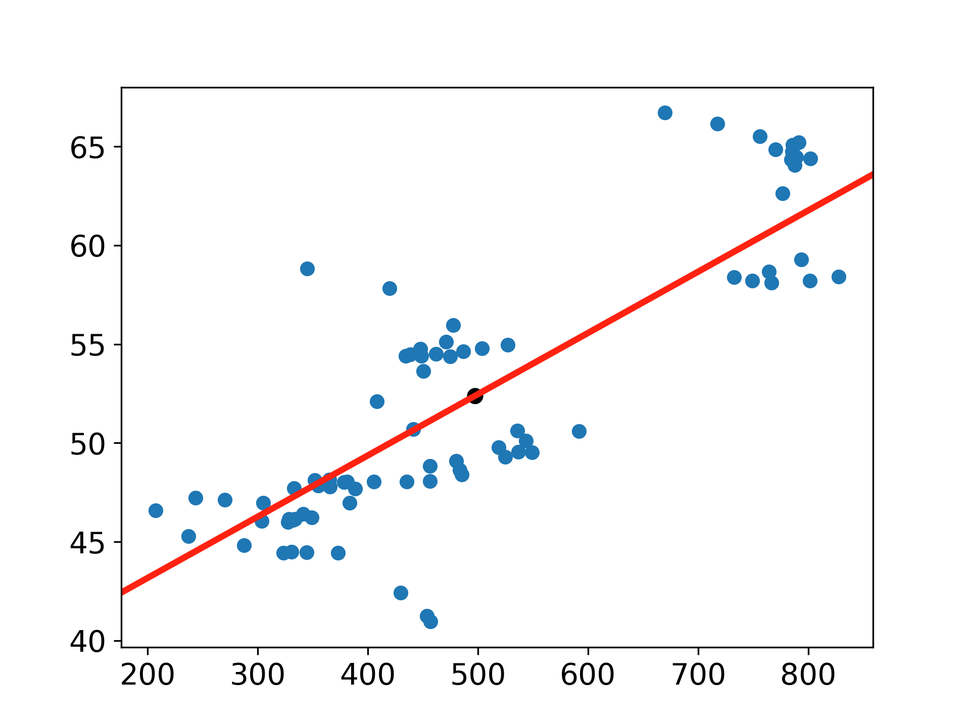
#> input picture math_work/regression_fig.png, 970 x 727 px, shrunk from 1920 x 1440 before the run
$ python -i 3.py   (imports and definitions only)
#> lines starting #> are read from the running program, lines starting #| are printed output that depends on the picture
from matplotlib import pyplot as plt
from matplotlib import rcParams
from numpy import array, linspace
from numpy import dot
from numpy import set_printoptions
from csv import reader
from pathlib import Path
from sys import path
from pandas import read_csv
from datetime import datetime, date, timedelta
from dateutil import parser
from dateutil.relativedelta import relativedelta
from pprint import pprint

rcParams['toolbar'] = 'None'
rcParams['font.size'] = 14
rcParams['axes.titlesize'] = 18
# [1 line not run here, left out]

# Абсолютный путь к файлу с хранящимиси данными
data_path = Path(path[0]) / 'urals_oil_rus_export_prices.csv'
# [1 line that did not run here, left out]

data_path = Path(path[0]) / 'dizel_fuel_rus_prices.csv'
# [1 line that did not run here, left out]

# Разбивает DataFrame на ndarray
def dataframe_to_ndarrays_parser(data: 'DataFrame') -> (array,):
    data_arrays = []
    for j in range(len(data.iloc[0][0].split())):
        data_arrays.append([])
        for i in range (len(data)):
            if i:
                data_arrays[j].append(data.iloc[i][0].split()[j])
            else:
                data_arrays[j].append(str(data.iloc[0]).split()[j])
                data_arrays[j].append(data.iloc[i][0].split()[j])

    result = []

    for array_i in data_arrays:
        result.append(array(array_i))

    return tuple(result)

# [84 lines left out: functions DatesParser, corr_calc, not called in this run]

# [1 line that did not run here, left out]
# [1 line that did not run here, left out]
export_dates_list, rus_dates_list = [], []

# [5 lines not run here, left out]

# Сопоставление величин со всеми возможными смещениями
var_lists = []
# [5 lines not run here, left out]

# Находим при каком смещении будет максимальный коэффициент корреляции
max_corr_ind = 0
max_corr_coef = 0
# [26 lines not run here, left out]

data_path = Path(path[0]) / 'regression_fig.png'

# [1 line not run here, left out]

# plt.show()

# Информация для выбранного набора:
# Сдвиг между данными в месяцах: 59
# Коэффициент корреляции между данными: 0.7783
# Уравнение теоретической линии регрессии:
# 0.031x + 36.97


>>> import cv2
>>> picture = cv2.imread('regression_fig.png', cv2.IMREAD_GRAYSCALE)
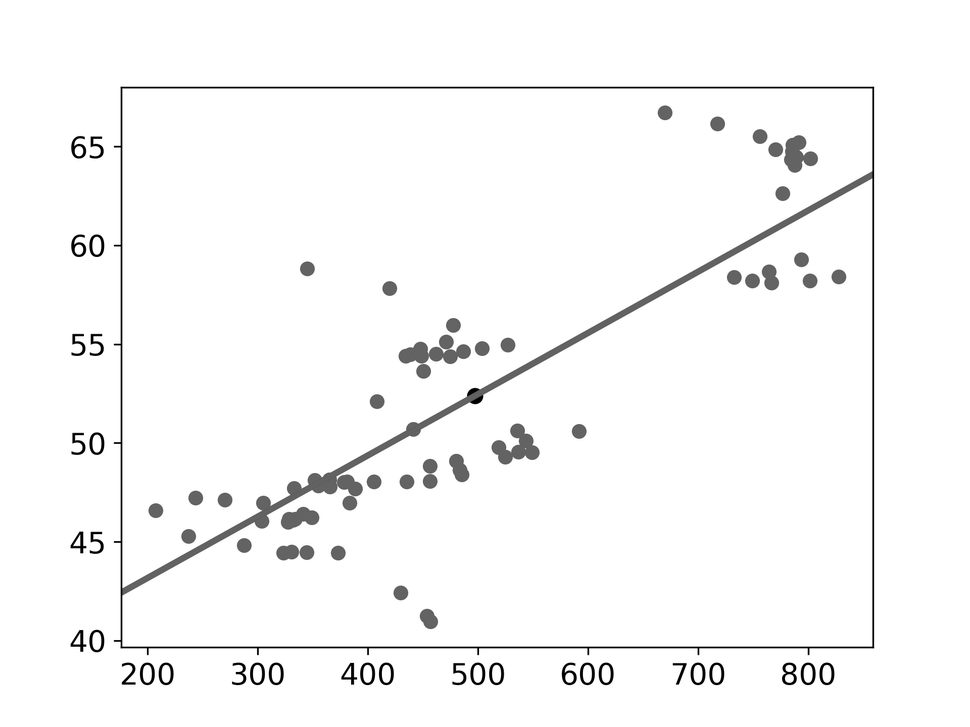
#> picture: shape (727, 970); min 0, max 255, mean 248
#> after the loop in dataframe_to_ndarrays_parser, `for j in range(len(data.iloc[0][0].split())):`: data_arrays = []
#> (the run stopped early here; a loop or call above may not have finished)
